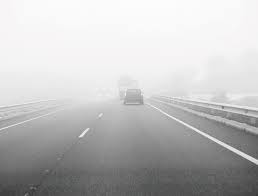
#> input picture src/line_following_bot/line_following_bot/picture/foggy.jpeg, 258 x 196 px, found by its file name
$ python pumptrack_tracking.py
#> lines starting #> are read from the running program, lines starting #| are printed output that depends on the picture; after the words box and inside, x2 and y2 are one past the last pixel; in counts of white or black regions, pixels touching at a corner belong together
import cv2
import numpy as np


def getHistogram(img, display=False, minVal=0.63, region=1):
    histValues = np.sum(img, axis=0)
    maxValue = np.max(histValues)
    minValue = minVal * maxValue
    indexArray = np.where(histValues >= minValue)
    basePoint = int(np.average(indexArray))

    imgHist = None

    if display:
        imgHist = np.zeros((img.shape[0], img.shape[1], 3), np.uint8)
        for x, intensity in enumerate(histValues):
            if intensity > minValue:
                color = (255, 0, 255)  # Pink color for columns above threshold
            else:
                color = (0, 0, 255)  # Red color for columns below threshold

            end_point_y = img.shape[0] - (int(intensity) // 255 // region)
            cv2.line(imgHist, (x, img.shape[0]), (x, end_point_y), color, 1)

        cv2.circle(imgHist, (basePoint, img.shape[0]), 20, (0, 255, 255), cv2.FILLED)
        cv2.line(imgHist, (basePoint, img.shape[0]), (basePoint, 0), (255, 0, 0), 10)

    return basePoint, imgHist

def getInstructions(line_position, width, threshold=0.03):
    center = width // 2
    left_limit = int(center - threshold * center)
    right_limit = int(center + threshold * center)

    if line_position < left_limit:
        return "Turn Left"
    elif line_position > right_limit:
        return "Turn Right"
    else:
        return "Go Straight"

# Load the image file
image_path = "/home/choi/angchicken_ros2_ws/src/line_following_bot/line_following_bot/picture/foggy.jpeg"
image = cv2.imread(image_path)
#> image is the input picture: shape (196, 258, 3); mean B, G, R 190.9, 190.8, 190.9

# Resize the image
target_height = 480
target_width = 640
resized_image = cv2.resize(image, (target_width, target_height))


roi_top_left = (0, 200)
roi_bottom_right = (635, 320)
min_slope = 0.05
max_slope = np.inf
x_less_than_320 = -np.inf
x_greater_than_320 = np.inf
roi = resized_image[roi_top_left[1]:roi_bottom_right[1], roi_top_left[0]:roi_bottom_right[0]]
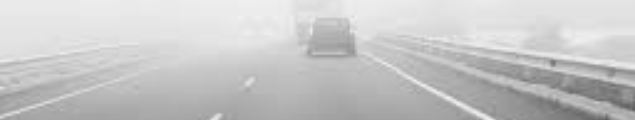
#> roi: shape (120, 635, 3); min 91, max 244, mean 198.9
blurred = cv2.GaussianBlur(roi, (5, 5), 0)

# Convert the blurred 'roi' to HSV
hsv_image = cv2.cvtColor(blurred, cv2.COLOR_BGR2HSV)
#> hsv_image: shape (120, 635, 3); mean H, S, V 0, 0, 198.9

# Define the range of blue color in HSV
lower_blue = np.array([90, 50, 50])
upper_blue = np.array([130, 255, 255])
blue_mask = cv2.inRange(hsv_image, lower_blue, upper_blue)
#> blue_mask: shape (120, 635); every value is 0

# Resize the blue mask to match the dimensions of resized_image
blue_mask_resized = cv2.resize(blue_mask, (target_width, target_height))
#> blue_mask_resized: shape (480, 640); every value is 0

# Apply the bitwise AND operation with the resized image and blue mask
blue_extracted = cv2.bitwise_and(resized_image, resized_image, mask=blue_mask_resized)
#> blue_extracted: shape (480, 640, 3); every value is 0

mask = np.zeros_like(blue_mask_resized)

roi_vertices = np.array([[(roi_top_left[0], 0), roi_top_left, roi_bottom_right, (roi_bottom_right[0], 0)]], dtype=np.int32)
cv2.fillPoly(mask, roi_vertices, 255)
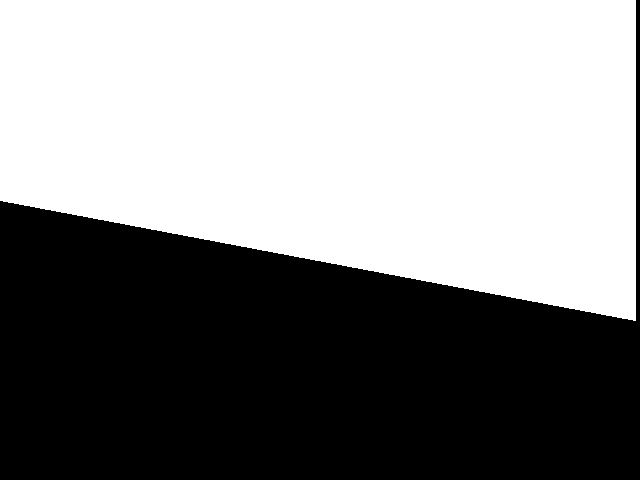
#> mask: shape (480, 640); 54% white; 1 black region, box (x1, y1, x2, y2) and area: (0, 0, 640, 480) 141204
masked_edges = cv2.bitwise_and(blue_mask_resized, mask)


base_point, hist_image = getHistogram(masked_edges, display=True)
#> in getHistogram, `histValues = np.sum(img, axis=0)`: histValues = 640 values from 0 to 0
#> in getHistogram, `maxValue = np.max(histValues)`: maxValue = 0
#> in getHistogram, `basePoint = int(np.average(indexArray))`: basePoint = 319
#> in getHistogram, `cv2.line(imgHist, (basePoint, img.shape[0]), (basePoint, 0), (255, 0, ..`:
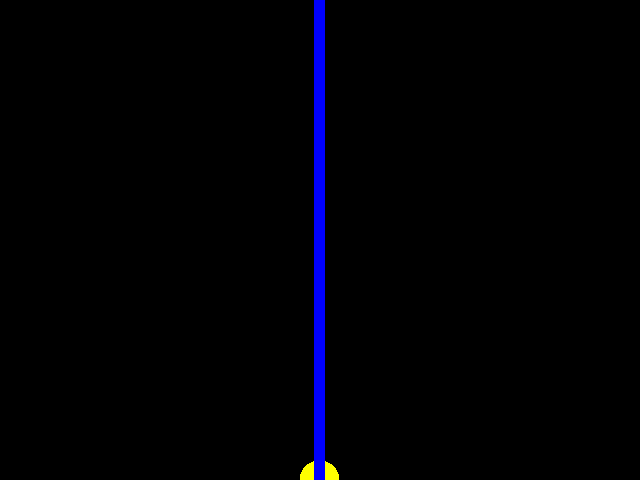
#> imgHist: shape (480, 640, 3); mean of channels 0, 1, 2 4.4, 0.3, 0.3; drawn as B, G, R
#> base_point = 319

# Calculate the line position relative to the ROI's left edge
line_position = base_point - roi_top_left[0]
#> line_position = 319

# Determine instructions based on the line position
instructions = getInstructions(line_position, roi_bottom_right[0] - roi_top_left[0])
#> instructions = 'Go Straight'

print("Instructions:", instructions)
#| Instructions: Go Straight

# Display images (optional)
cv2.imshow('Histogram', hist_image)
cv2.imshow('Video', resized_image)
cv2.imshow('Video2', masked_edges)
cv2.imshow('Video3', roi)
cv2.waitKey(0)
cv2.destroyAllWindows()

$ run again, with src/line_following_bot/line_following_bot/picture/0.jpg copied over src/line_following_bot/line_following_bot/picture/foggy.jpeg
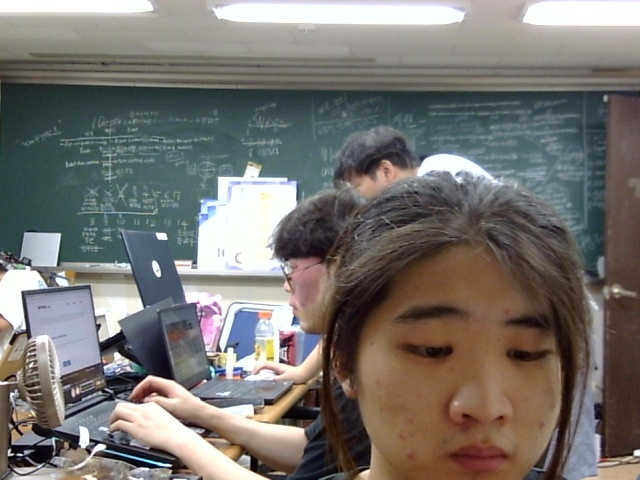
#> input picture src/line_following_bot/line_following_bot/picture/0.jpg, 640 x 480 px, found by its file name
#> image is the input picture: shape (480, 640, 3); mean B, G, R 111.7, 115.8, 119.2
#> hsv_image: shape (120, 635, 3); mean H, S, V 62.5, 57.8, 124.1
#> `blue_mask = cv2.inRange(hsv_image, lower_blue, upper_blue)`:
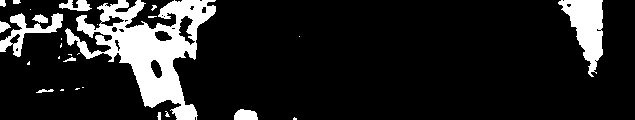
#> blue_mask: shape (120, 635); 13.9% white; 28 white regions (16 under 20 px), largest, box (x1, y1, x2, y2) and area: (65, 0, 216, 120) 7043, (558, 0, 603, 77) 1805, (0, 13, 63, 57) 839
#> mask: shape (480, 640); 54% white; 1 black region, box (x1, y1, x2, y2) and area: (0, 0, 640, 480) 141204
#> histValues = 640 values, max 76493 at index 595, min 0 at index 218, mean 12614
#> maxValue = 76493
#> minValue = 48190.6
#> basePoint = 433
#> the loop in getHistogram, `for x, intensity in enumerate(histValues):` made 640 passes
#> (intensity, end_point_y) on passes 1 to 8: (27795, 371), (26785, 375), (26775, 375), (28022, 371), (27066, 374), (22632, 392), (17600, 411), (15420, 420)
#> in getHistogram, `cv2.line(imgHist, (basePoint, img.shape[0]), (basePoint, 0), (255, 0, ..`:
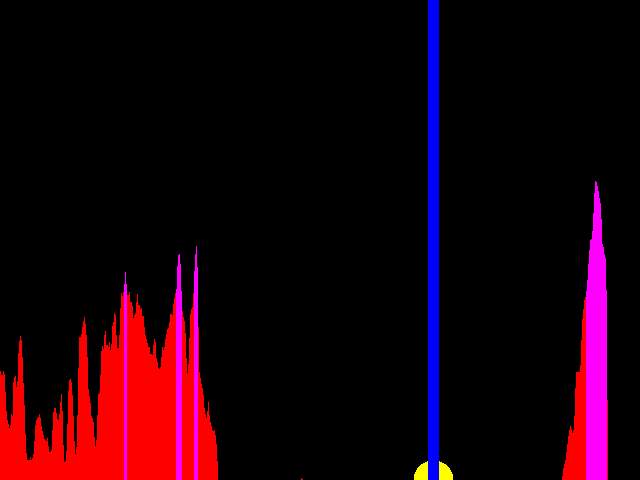
#> imgHist: shape (480, 640, 3); mean of channels 0, 1, 2 11, 0.3, 26.5; drawn as B, G, R
#> instructions = 'Turn Right'
#| Instructions: Turn Right

$ run again, with src/line_following_bot/line_following_bot/picture/10.jpg copied over src/line_following_bot/line_following_bot/picture/foggy.jpeg
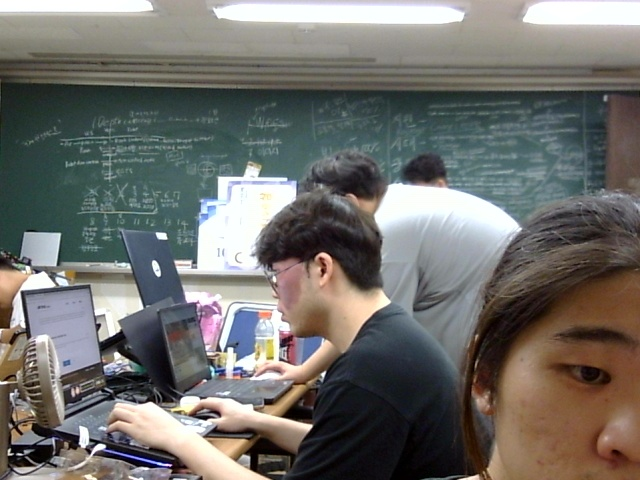
#> input picture src/line_following_bot/line_following_bot/picture/10.jpg, 640 x 480 px, found by its file name
#> image is the input picture: shape (480, 640, 3); mean B, G, R 107.3, 111.2, 112.5
#> hsv_image: shape (120, 635, 3); mean H, S, V 72.5, 49.6, 136.1
#> `blue_mask = cv2.inRange(hsv_image, lower_blue, upper_blue)`:
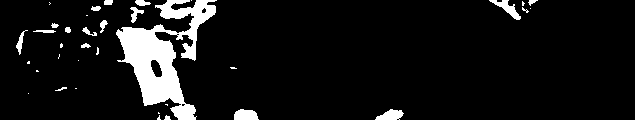
#> blue_mask: shape (120, 635); 8.2% white; 36 white regions (18 under 20 px), largest, box (x1, y1, x2, y2) and area: (116, 0, 217, 120) 4813, (234, 109, 259, 120) 224, (489, 0, 521, 20) 223
#> mask: shape (480, 640); 54% white; 1 black region, box (x1, y1, x2, y2) and area: (0, 0, 640, 480) 141204
#> histValues = 640 values, max 57008 at index 196, min 0 at index 0, mean 5764
#> maxValue = 57008
#> minValue = 35915
#> basePoint = 160
#> the loop in getHistogram, `for x, intensity in enumerate(histValues):` made 640 passes
#> (intensity, end_point_y) on passes 1 to 8: (0, 480), (0, 480), (0, 480), (0, 480), (0, 480), (0, 480), (0, 480), (0, 480)
#> in getHistogram, `cv2.line(imgHist, (basePoint, img.shape[0]), (basePoint, 0), (255, 0, ..`:
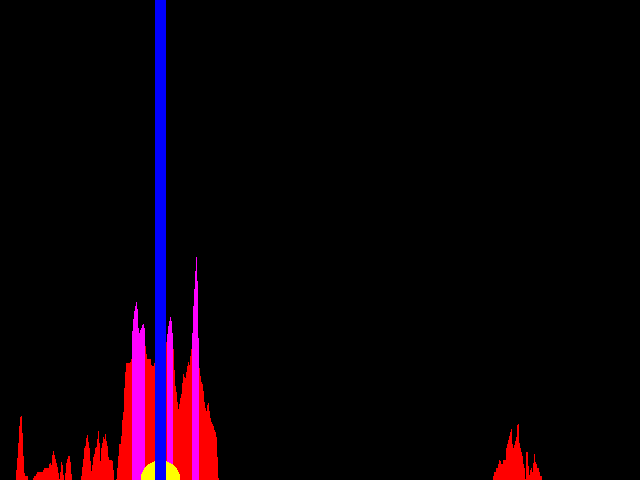
#> imgHist: shape (480, 640, 3); mean of channels 0, 1, 2 7.8, 0.3, 10.8; drawn as B, G, R
#> instructions = 'Turn Left'
#| Instructions: Turn Left
